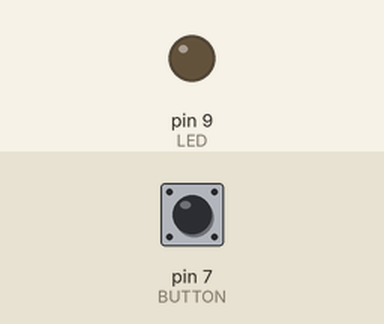
Simulated run of this sketch. Board: Arduino Uno, built with avr-gcc and run on an emulated ATmega328P. Shown: output pins drawn as LEDs (lit = HIGH). The inputs (shaded band) are chosen by the test bench; at power-on: pin 7 (BUTTON) LOW.

Above: at 1.2 s.
1.3 s: pin 7 (BUTTON) pulled HIGH for 1 s
At 2.7 s:
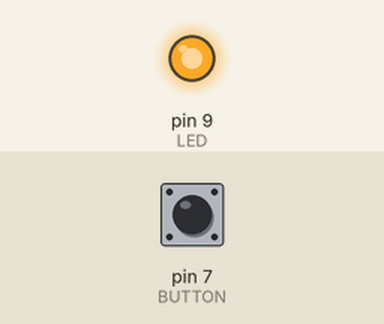
3.8 s: pin 7 (BUTTON) pulled HIGH for 0.15 s
At 4.2 s:
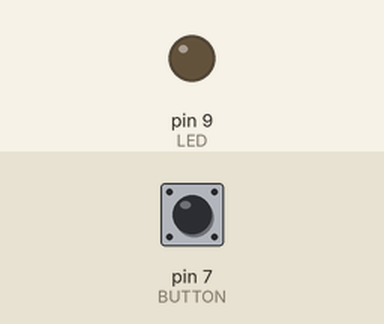
5.4 s: pin 7 (BUTTON) pulled HIGH for 3.2 s
At 6.35 s:
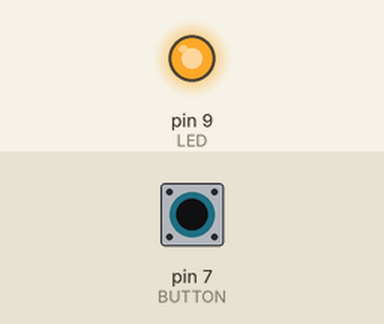
Timing chart, 0 to 10.1 s (numbered marks = the images above; inputs shaded):
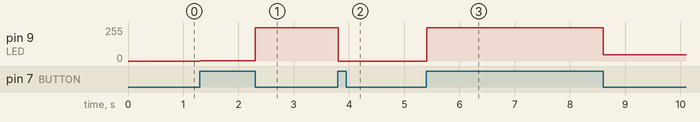

The sketch:

PWMGame.ino
```cpp
//Goal: To hold the button down until the LED reaches its brightest point, whoever can stop the LED at its brightest wins the game.
//Rules: Only one person can play the game at a time, players take turns pressing the button.
//Challenge: To hold the button long enough to make the LED bright, but not to long as it will reset to the dimmest possible setting.
//Interaction: Player presses a button, the LED light gets brighter
//Clayton Samson
//YouTube video link:https://youtu.be/MGMNBJpPCC4

const int LED = 9; // the pin for the LED
const int BUTTON = 7; // input pin of the button
int val = 0; // stores the state of the input pin
int old_val = 0; // stores the previous value of "val"
int state = 0; // 0 = LED off while 1 = LED on
int brightness = 1; // Stores the brightness value
unsigned long startTime = 0; // when did we begin pressing?

void setup() {
  pinMode(LED, OUTPUT); // tell Arduino LED is an output
  pinMode(BUTTON, INPUT); // and BUTTON is an input
}

void loop() {
  val = digitalRead(BUTTON); // read input value and store it

  // check if there was a transition
  if ((val == HIGH) && (old_val == LOW))
  {
    state = 1 - state; // change the state from off to on, or vice-versa
    startTime = millis(); // millis() is the Arduino clock it returns how many milliseconds have passed since the board has been reset. (this line remembers when the button was last pressed)
    delay(10);
  }

  // check whether the button is being held down
  if ((val == HIGH) && (old_val == HIGH)) {
    // If the button is held for more than 500ms.
    if (state == 1 && (millis() - startTime) > 500)
    {
      brightness++; // increment brightness by 1
      delay(2); // delay to avoid brightness going up too fast
      if (brightness > 255) // 255 is the max brightness
      {
        brightness = 0; // if we go over 255 let’s go back to 0
      }
    }
  }

  old_val = val; // val is now old, let’s store it
  if (state == 1)
  {
    analogWrite(LED, brightness); // turn LED ON at the current brightness level
  }
  else
  {
    analogWrite(LED, 0); // turn LED OFF
  }
}
```

Measured:
- after the input at 1.3 s, pin 9 (LED): 0/255 → 1/255 at once, → 248/255 0.99 s later
- after the input at 3.8 s, pin 9 (LED): 248/255 → 0/255 at once
- after the input at 5.4 s, pin 9 (LED): 0/255 → 248/255 at once, → 46/255 3.2 s later
